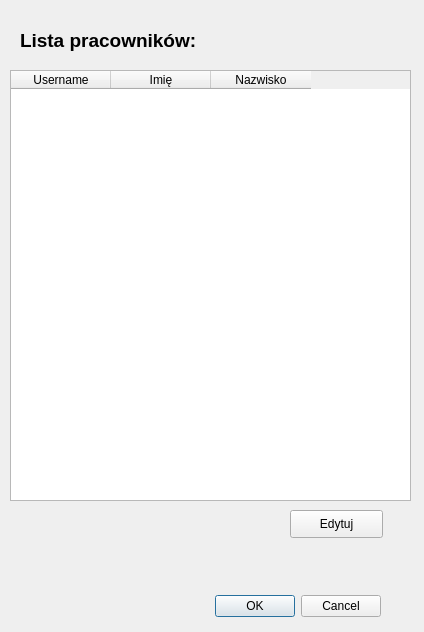
<?xml version="1.0" encoding="UTF-8"?>
<ui version="4.0">
 <class>FormularzEdytujUzytkownika</class>
 <widget class="QDialog" name="FormularzEdytujUzytkownika">
  <property name="geometry">
   <rect>
    <x>0</x>
    <y>0</y>
    <width>424</width>
    <height>632</height>
   </rect>
  </property>
  <property name="windowTitle">
   <string>Dialog</string>
  </property>
  <widget class="QDialogButtonBox" name="buttonBox">
   <property name="geometry">
    <rect>
     <x>40</x>
     <y>590</y>
     <width>341</width>
     <height>32</height>
    </rect>
   </property>
   <property name="orientation">
    <enum>Qt::Horizontal</enum>
   </property>
   <property name="standardButtons">
    <set>QDialogButtonBox::Cancel|QDialogButtonBox::Ok</set>
   </property>
  </widget>
  <widget class="QTableWidget" name="tablePracownicy">
   <property name="geometry">
    <rect>
     <x>10</x>
     <y>70</y>
     <width>401</width>
     <height>431</height>
    </rect>
   </property>
   <column>
    <property name="text">
     <string>Username</string>
    </property>
   </column>
   <column>
    <property name="text">
     <string>Imię</string>
    </property>
   </column>
   <column>
    <property name="text">
     <string>Nazwisko</string>
    </property>
   </column>
  </widget>
  <widget class="QLabel" name="labelListaPracownikow">
   <property name="geometry">
    <rect>
     <x>20</x>
     <y>20</y>
     <width>261</width>
     <height>41</height>
    </rect>
   </property>
   <property name="font">
    <font>
     <family>Arial</family>
     <pointsize>14</pointsize>
     <weight>75</weight>
     <bold>true</bold>
    </font>
   </property>
   <property name="text">
    <string>Lista pracowników:</string>
   </property>
  </widget>
  <widget class="QPushButton" name="buttonEdytuj">
   <property name="geometry">
    <rect>
     <x>290</x>
     <y>510</y>
     <width>93</width>
     <height>28</height>
    </rect>
   </property>
   <property name="text">
    <string>Edytuj</string>
   </property>
  </widget>
 </widget>
 <resources/>
 <connections>
  <connection>
   <sender>buttonBox</sender>
   <signal>accepted()</signal>
   <receiver>FormularzEdytujUzytkownika</receiver>
   <slot>accept()</slot>
   <hints>
    <hint type="sourcelabel">
     <x>248</x>
     <y>254</y>
    </hint>
    <hint type="destinationlabel">
     <x>157</x>
     <y>274</y>
    </hint>
   </hints>
  </connection>
  <connection>
   <sender>buttonBox</sender>
   <signal>rejected()</signal>
   <receiver>FormularzEdytujUzytkownika</receiver>
   <slot>reject()</slot>
   <hints>
    <hint type="sourcelabel">
     <x>316</x>
     <y>260</y>
    </hint>
    <hint type="destinationlabel">
     <x>286</x>
     <y>274</y>
    </hint>
   </hints>
  </connection>
 </connections>
</ui>
